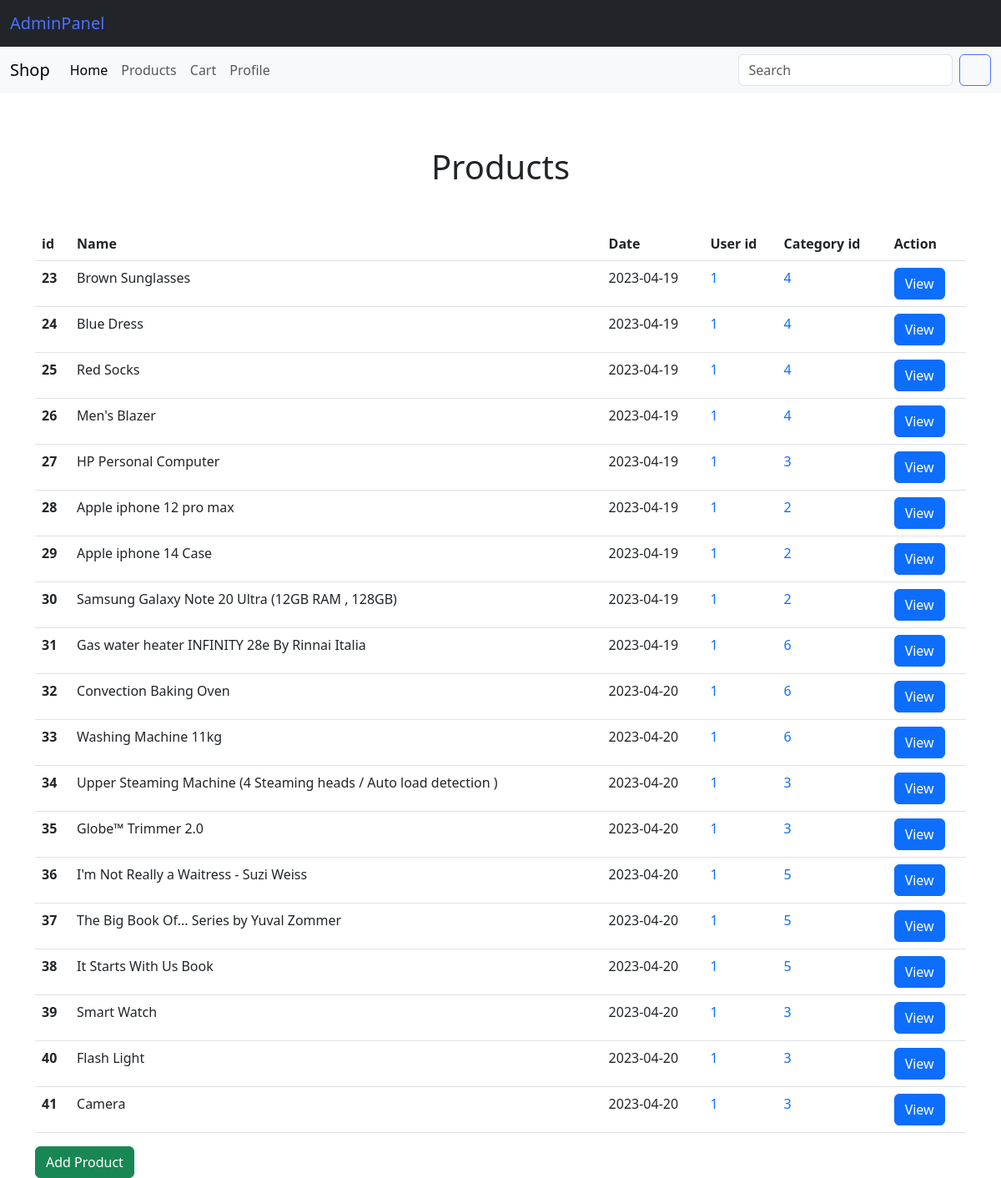
/admin/products.php (signed in), run on the app's committed database.
### tables this page shows
CREATE TABLE `products` (
  `id` int(255) NOT NULL,
  `name` char(255) NOT NULL,
  `description` varchar(500) NOT NULL,
  `price` int(10) DEFAULT 0,
  `image` char(255) NOT NULL DEFAULT 'null.png',
  `date` date NOT NULL,
  `rating` int(1) DEFAULT 0,
  `category` int(255) NOT NULL,
  `seller` int(255) NOT NULL
);

### admin/products.php (called while the page is built, shortened)
<?php
include_once $_SERVER["DOCUMENT_ROOT"] .'/includes/services/product/index.php';
$products = findProducts($conn);
?>
<?php include_once $_SERVER["DOCUMENT_ROOT"] .'/includes/views/admin/products.php'; ?>
<?php include_once $_SERVER["DOCUMENT_ROOT"] .'/includes/templates/footer.php'; ?>

### includes/services/product/index.php (called while the page is built, shortened)
<?php
function findProducts($conn) {
    $sql = "SELECT * FROM products";
    $result = $conn->query($sql);
    return $result;
}
?>

### includes/views/admin/products.php (the view)
<main class="container products">
    <h1 class="text-center mb-5">Products</h1>
    <div class="table-responsive">
        <table class="table">
            <thead>
                <tr>
                    <th scope="col">id</th>
                    <th scope="col">Name</th>
                    <th scope="col">Date</th>
                    <th scope="col">User id</th>
                    <th scope="col">Category id</th>
                    <th scope="col">Action</th>
                </tr>
            </thead>
            <tbody>
                <?php
                    if($products){
                        while($product = $products->fetch_assoc()) {
                            echo "<tr>";
                            echo "<th scope='row'>" . $product['id'] . "</th>";
                            echo "<td>" . $product['name'] . "</td>";
                            echo "<td>" . $product['date'] . "</td>";
                            echo "<td><a class='text-decoration-none' href='/admin/user.php?id={$product['seller']}'>" . $product['seller'] . "</a></td>";
                            echo "<td><a class='text-decoration-none' href='/admin/category.php?id={$product['category']}'>" . $product['category'] . "</a></td>";
                            echo "<td><a class='btn btn-primary' href='/admin/product.php?id={$product['id']}'>View</a></td>";
                            echo "</tr>";
                        }
                    } else {
                        echo "<tr>";
                        echo "<td colspan='6' class='text-center'>☹️ No products found</td>";
                        echo "</tr>";
                    }
                ?>
            </tbody>
        </table>
    </div>
    <a class="btn btn-success" href="/admin/product.php">Add Product</a>
</main>

### public/css/products.admin.css (style rules this page uses)
.products { margin-top: 4rem; }

### public/css/docs.css (style rules this page uses)
:root { --bs-breakpoint-xs: 0;--bs-breakpoint-sm: 576px;--bs-breakpoint-md: 768px;--bs-breakpoint-lg: 992px;--bs-breakpoint-xl: 1200px;--bs-breakpoint-xxl: 1400px }
:root,[data-bs-theme="light"] { --bd-purple: #4c0bce;--bd-violet: #712cf9;--bd-accent: #ffe484;--bd-violet-rgb: 112.520718,44.062154,249.437846;--bd-accent-rgb: 255,228,132;--bd-pink-rgb: 214,51,132;--bd-teal-rgb: 32,201,151;--bd-violet-bg: var(--bd-violet);--bd-toc-color: var(--bd-violet);--bd-sidebar-link-bg: rgba(var(--bd-violet-rgb), .1);--bd-callout-link: 10,88,202;--bd-callout-code-color: #ab296a;--bd-pre-bg: var(--bs-tertiary-bg) }
:root { --docsearch-primary-color: var(--bd-violet);--docsearch-logo-color: var(--bd-violet) }
main a,main button,main h2,main h3,main h4,main [tabindex="0"] { scroll-margin-top:80px;scroll-margin-bottom:100px }
:root,[data-bs-theme="light"] { --base02: #c8c8fa;--base03: #565c64;--base04: #666;--base05: #333;--base06: #fff;--base07: #13795b;--base08: #c6303e;--base09: #087990;--base0A: #6f42c1;--base0B: #084298;--base0C: #084298;--base0D: #6f42c1;--base0E: #ab296a;--base0F: #333 }

### data on the page
products: id "23", name "Brown Sunglasses", date "2023-04-19", seller "1", category "4"
products: id "24", name "Blue Dress", date "2023-04-19", seller "1", category "4"
products: id "25", name "Red Socks", date "2023-04-19", seller "1", category "4"
products: id "26", name "Men's Blazer", date "2023-04-19", seller "1", category "4"
products: id "27", name "HP Personal Computer", date "2023-04-19", seller "1", category "3"
products: id "28", name "Apple iphone 12 pro max", date "2023-04-19", seller "1", category "2"
products: id "29", name "Apple iphone 14 Case", date "2023-04-19", seller "1", category "2"
products: id "30", name "Samsung Galaxy Note 20 Ultra (12GB RAM , 128GB)", date "2023-04-19", seller "1", category "2"
products: id "31", name "Gas water heater INFINITY 28e By Rinnai Italia", date "2023-04-19", seller "1", category "6"
products: id "32", name "Convection Baking Oven", date "2023-04-20", seller "1", category "6"
products: id "33", name "Washing Machine 11kg", date "2023-04-20", seller "1", category "6"
products: id "34", name "Upper Steaming Machine (4 Steaming heads / Auto load detection )", date "2023-04-20", seller "1", category "3"
products: id "35", name "Globe™ Trimmer 2.0", date "2023-04-20", seller "1", category "3"
products: id "36", name "I'm Not Really a Waitress - Suzi Weiss", date "2023-04-20", seller "1", category "5"
products: id "37", name "The Big Book Of... Series by Yuval Zommer", date "2023-04-20", seller "1", category "5"
products: id "38", name "It Starts With Us Book", date "2023-04-20", seller "1", category "5"
products: id "39", name "Smart Watch", date "2023-04-20", seller "1", category "3"
products: id "40", name "Flash Light", date "2023-04-20", seller "1", category "3"
products: id "41", name "Camera", date "2023-04-20", seller "1", category "3"
